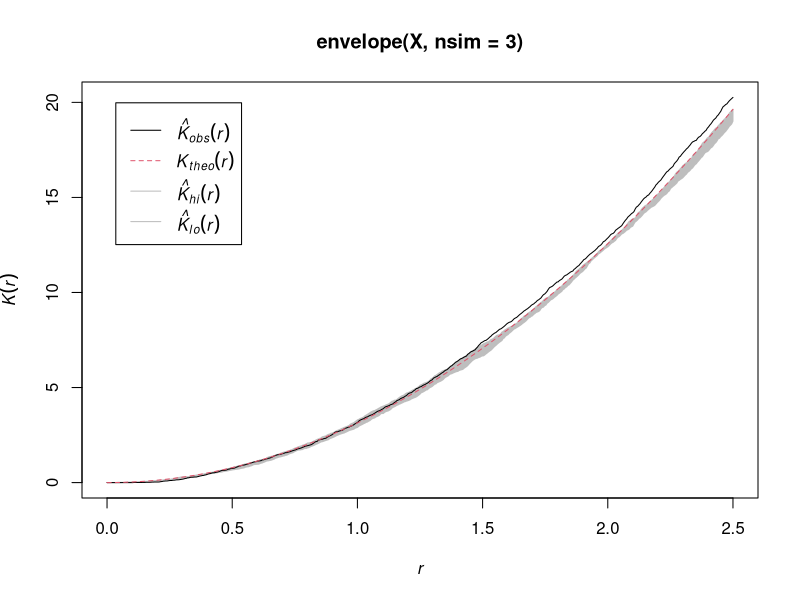
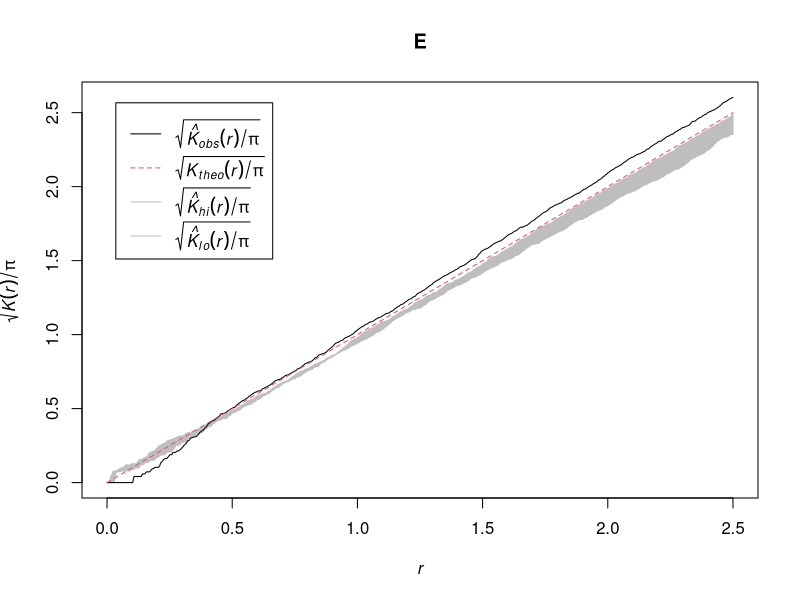
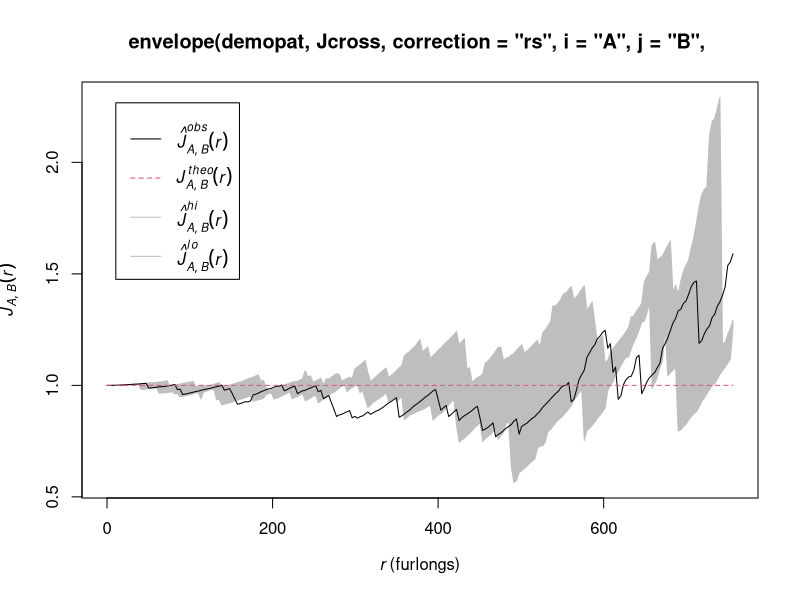
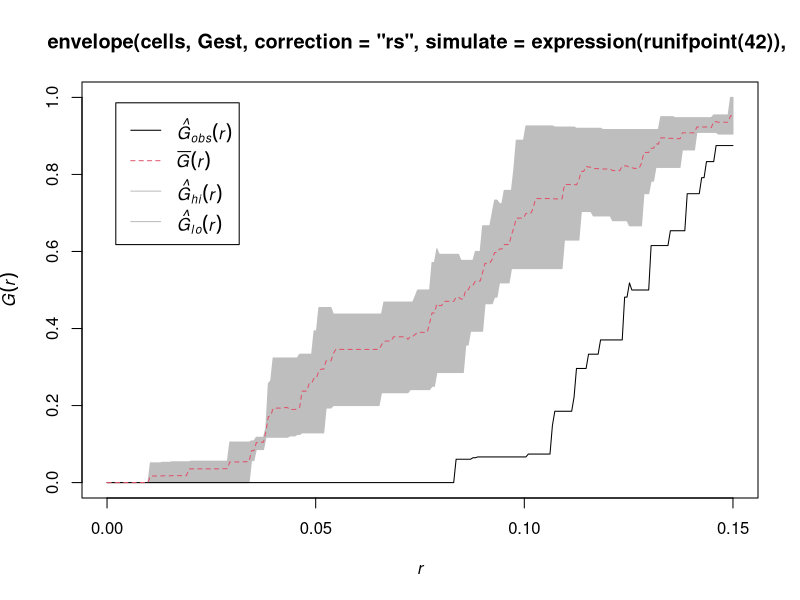
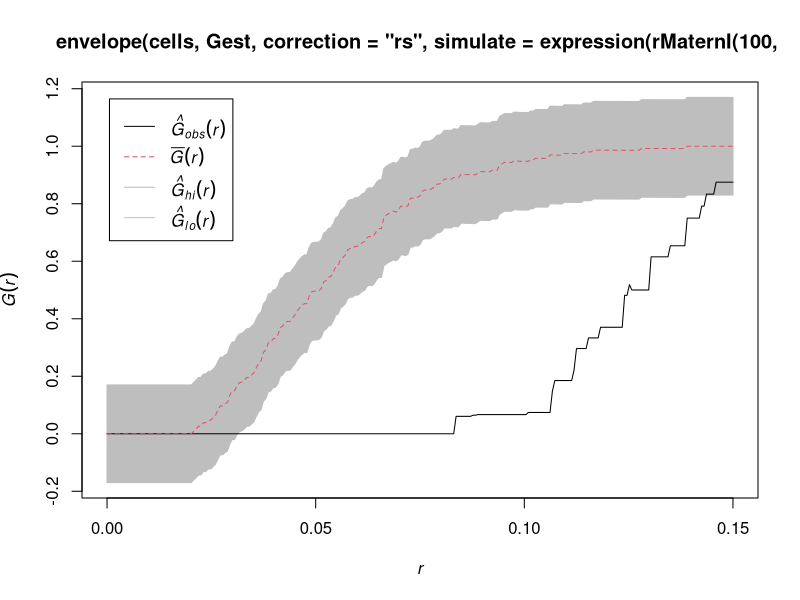

Recreate these plots in R, in order.
library(spatstat)


### Name: envelope
### Title: Simulation Envelopes of Summary Function
### Aliases: envelope envelope.ppp envelope.ppm envelope.kppm
### Keywords: spatial htest hplot iteration

### ** Examples

 X <- simdat

 # Envelope of K function under CSR
 ## Not run: 
##D  plot(envelope(X))
##D  
## End(Not run)
 ## Don't show: 
  plot(envelope(X, nsim=3))
 
## End(Don't show)

 # Translation edge correction (this is also FASTER):
 ## Not run: 
##D  plot(envelope(X, correction="translate"))
##D  
## End(Not run)
 ## Don't show: 
  E <- envelope(X, nsim=3, correction="translate")
 
## End(Don't show)

# Global envelopes
 ## Not run: 
##D  plot(envelope(X, Lest, global=TRUE))
##D  plot(envelope(X, Kest,  global=TRUE, scale=function(r) { r }))
##D  
## End(Not run)
 ## Don't show: 
  E <- envelope(X, Lest, nsim=3, global=TRUE)
  E <- envelope(X, Kest, nsim=3, global=TRUE, scale=function(r) { r })
  E
  summary(E)
 
## End(Don't show)

 # Envelope of K function for simulations from Gibbs model 
 ## Not run: 
##D  fit <- ppm(cells ~1, Strauss(0.05))
##D  plot(envelope(fit))
##D  plot(envelope(fit), global=TRUE)
##D  
## End(Not run)
 ## Don't show: 
  fit <- ppm(cells ~1, Strauss(0.05), nd=20)
  E <- envelope(fit, nsim=3, correction="border", nrep=100)
  E <- envelope(fit, nsim=3, correction="border", global=TRUE, nrep=100)
 
## End(Don't show)

 # Envelope of K function for simulations from cluster model 
 fit <- kppm(redwood ~1, "Thomas")
 ## Not run: 
##D  plot(envelope(fit, Gest))
##D  plot(envelope(fit, Gest, global=TRUE))
##D  
## End(Not run)
 ## Don't show: 
  E <- envelope(fit, Gest, correction="rs", nsim=3, global=TRUE, nrep=100)
 
## End(Don't show)

 # Envelope of G function under CSR
 ## Not run: 
##D  plot(envelope(X, Gest))
##D  
## End(Not run)
 ## Don't show: 
  E <- envelope(X, Gest, correction="rs", nsim=3)
 
## End(Don't show)

 # Envelope of L function under CSR
 #  L(r) = sqrt(K(r)/pi)
 ## Not run: 
##D   E <- envelope(X, Kest)
##D   plot(E, sqrt(./pi) ~ r)
##D  
## End(Not run)
 ## Don't show: 
  E <- envelope(X, Kest, correction="border", nsim=3)
  plot(E, sqrt(./pi) ~ r)
 
## End(Don't show)

 # Simultaneous critical envelope for L function
 # (alternatively, use Lest)
 ## Not run: 
##D   plot(envelope(X, Kest, transform=expression(sqrt(./pi)), global=TRUE))
##D  
## End(Not run)
 ## Don't show: 
  E <- envelope(X, Kest, nsim=3, correction="border",
               transform=expression(sqrt(./pi)), global=TRUE)
 
## End(Don't show)

 ## One-sided envelope
 ## Not run: 
##D   plot(envelope(X, Lest, alternative="less"))
##D  
## End(Not run)
 ## Don't show: 
  E <- envelope(X, Lest, nsim=3, alternative="less")
 
## End(Don't show)
 
 # How to pass arguments needed to compute the summary functions:
 # We want envelopes for Jcross(X, "A", "B") 
 # where "A" and "B" are types of points in the dataset 'demopat'

 data(demopat)
 ## Not run: 
##D  plot(envelope(demopat, Jcross, i="A", j="B"))
##D  
## End(Not run)
 ## Don't show: 
 plot(envelope(demopat, Jcross, correction="rs", i="A", j="B", nsim=3))
 
## End(Don't show)
 
 # Use of `simulate'
 ## Not run: 
##D  plot(envelope(cells, Gest, simulate=expression(runifpoint(42))))
##D  plot(envelope(cells, Gest, simulate=expression(rMaternI(100,0.02))))
##D  
## End(Not run)
 ## Don't show: 
  plot(envelope(cells, Gest, correction="rs", simulate=expression(runifpoint(42)), nsim=3))
    plot(envelope(cells, Gest, correction="rs", simulate=expression(rMaternI(100, 0.02)),
nsim=3, global=TRUE))
 
## End(Don't show)

 # Envelope under random toroidal shifts
 data(amacrine)
 ## Not run: 
##D  plot(envelope(amacrine, Kcross, i="on", j="off",
##D                simulate=expression(rshift(amacrine, radius=0.25)))) 
##D  
## End(Not run)

 # Envelope under random shifts with erosion
 ## Not run: 
##D  plot(envelope(amacrine, Kcross, i="on", j="off",
##D               simulate=expression(rshift(amacrine, radius=0.1, edge="erode"))))
##D  
## End(Not run)
  
 # Envelope of INHOMOGENEOUS K-function with fitted trend

 # The following is valid.
 # Setting lambda=fit means that the fitted model is re-fitted to
 # each simulated pattern to obtain the intensity estimates for Kinhom.
 # (lambda=NULL would also be valid)

 fit <- kppm(redwood ~1, clusters="MatClust")
 ## Not run: 
##D     plot(envelope(fit, Kinhom, lambda=fit, nsim=19))
##D  
## End(Not run)
 ## Don't show: 
    envelope(fit, Kinhom, lambda=fit, nsim=3)
 
## End(Don't show)

 # Note that the principle of symmetry, essential to the validity of
 # simulation envelopes, requires that both the observed and
 # simulated patterns be subjected to the same method of intensity
 # estimation. In the following example it would be incorrect to set the
 # argument 'lambda=red.dens' in the envelope command, because this
 # would mean that the inhomogeneous K functions of the simulated
 # patterns would be computed using the intensity function estimated
 # from the original redwood data, violating the symmetry.  There is
 # still a concern about the fact that the simulations are generated
 # from a model that was fitted to the data; this is only a problem in
 # small datasets.

## Not run: 
##D  red.dens <- density(redwood, sigma=bw.diggle)
##D  plot(envelope(redwood, Kinhom, sigma=bw.diggle,
##D          simulate=expression(rpoispp(red.dens))))
##D  
## End(Not run)

 # Precomputed list of point patterns
## Not run: 
##D  nX <- npoints(X)
##D  PatList <- list()
##D  for(i in 1:19) PatList[[i]] <- runifpoint(nX)
##D  E <- envelope(X, Kest, nsim=19, simulate=PatList)
## End(Not run)
## Don't show: 
 PatList <- list()
 for(i in 1:3) PatList[[i]] <- runifpoint(10)
 E <- envelope(X, Kest, nsim=3, simulate=PatList)
## End(Don't show)

# re-using the same point patterns
## Not run: 
##D  EK <- envelope(X, Kest, savepatterns=TRUE)
##D  EG <- envelope(X, Gest, simulate=EK)
## End(Not run)
## Don't show: 
 EK <- envelope(X, Kest, nsim=3, savepatterns=TRUE)
 EG <- envelope(X, Gest, nsim=3, simulate=EK)
## End(Don't show)
